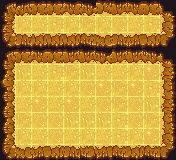

A level layout from a 2D game, rendered from its tile map. Below: a short description, then the map file with its tile-grid data intact:
An orthogonal 11x10 tile map with 16x16 px tiles, 1 tile layer (Ground) and 10 objects (4x DOOR, HERO, STAIRS, DOOR_SWITCHED, DOOR_SWITCHED_OPEN, ...).

<map version="1.10" tiledversion="1.10.2" orientation="orthogonal" renderorder="right-down" width="11" height="10" tilewidth="16" tileheight="16" infinite="0" nextlayerid="4" nextobjectid="19">
 <properties>
  <property name="DIRECTIONS" value="RRRRRRRRRRRRRRRR" />
  <property name="ITEMS" value="DOOR,DOOR,DOOR,DOOR" />
  <property name="NAME" value="There's no way through without a little help" />
 </properties>
 <tileset firstgid="1" source="../level16.tsx" />
 <layer id="1" name="Ground" width="11" height="10">
  <data encoding="csv">
1,6,7,7,4,5,3,2,4,7,9,
37,12,14,13,12,15,12,16,14,13,47,
19,22,26,26,26,25,23,22,24,26,27,
1,7,4,7,2,2,8,2,2,5,9,
10,11,14,13,15,11,14,14,12,17,38,
46,12,12,14,12,16,17,15,17,13,18,
10,14,17,14,17,14,16,15,16,11,38,
10,15,16,16,11,11,11,13,16,15,18,
10,12,14,16,14,12,14,13,12,17,47,
19,23,24,26,22,20,24,25,26,25,27
</data>
 </layer>
 <objectgroup id="2" name="Puzzle">
  <object id="3" name="HERO" x="38.75" y="23.5">
   <point />
  </object>
  <object id="4" name="STAIRS" x="135.25" y="23.25">
   <point />
  </object>
  <object id="5" name="DOOR_SWITCHED" x="71.5" y="23.5">
   <point />
  </object>
  <object id="6" name="DOOR_SWITCHED_OPEN" x="103.25" y="22.75">
   <point />
  </object>
  <object id="7" name="ROTATOR_UP" x="104" y="89.75">
   <point />
  </object>
  <object id="8" name="SWITCH" x="70.25" y="105.25">
   <point />
  </object>
 </objectgroup>
 <objectgroup id="3" name="Solution" visible="0">
  <object id="15" name="DOOR" x="121.25" y="74.5">
   <point />
  </object>
  <object id="16" name="DOOR" x="88.75" y="72.75">
   <point />
  </object>
  <object id="17" name="DOOR" x="104.5" y="121.25">
   <point />
  </object>
  <object id="18" name="DOOR" x="38" y="106">
   <point />
  </object>
 </objectgroup>
</map>
